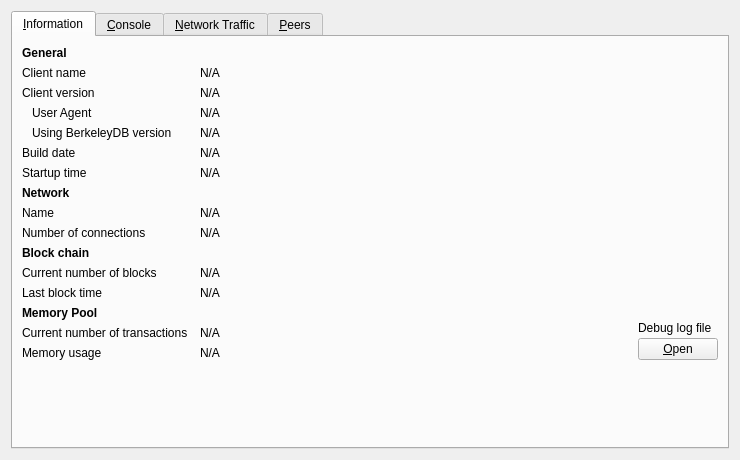
<?xml version="1.0" encoding="UTF-8"?>
<ui version="4.0">
 <class>RPCConsole</class>
 <widget class="QWidget" name="RPCConsole">
  <property name="geometry">
   <rect>
    <x>0</x>
    <y>0</y>
    <width>740</width>
    <height>430</height>
   </rect>
  </property>
  <property name="windowTitle">
   <string>Debug window</string>
  </property>
  <layout class="QVBoxLayout" name="verticalLayout_2">
   <item>
    <widget class="QTabWidget" name="tabWidget">
     <property name="currentIndex">
      <number>0</number>
     </property>
     <widget class="QWidget" name="tab_info">
      <attribute name="title">
       <string>&amp;Information</string>
      </attribute>
      <layout class="QGridLayout" name="gridLayout" columnstretch="0,1,0">
       <property name="horizontalSpacing">
        <number>12</number>
       </property>
       <item row="0" column="0">
        <widget class="QLabel" name="label_9">
         <property name="font">
          <font>
           <weight>75</weight>
           <bold>true</bold>
          </font>
         </property>
         <property name="text">
          <string>General</string>
         </property>
        </widget>
       </item>
       <item row="1" column="0">
        <widget class="QLabel" name="label_5">
         <property name="text">
          <string>Client name</string>
         </property>
        </widget>
       </item>
       <item row="1" column="1" colspan="2">
        <widget class="QLabel" name="clientName">
         <property name="cursor">
          <cursorShape>IBeamCursor</cursorShape>
         </property>
         <property name="text">
          <string>N/A</string>
         </property>
         <property name="textFormat">
          <enum>Qt::PlainText</enum>
         </property>
         <property name="textInteractionFlags">
          <set>Qt::LinksAccessibleByMouse|Qt::TextSelectableByKeyboard|Qt::TextSelectableByMouse</set>
         </property>
        </widget>
       </item>
       <item row="2" column="0">
        <widget class="QLabel" name="label_6">
         <property name="text">
          <string>Client version</string>
         </property>
        </widget>
       </item>
       <item row="2" column="1" colspan="2">
        <widget class="QLabel" name="clientVersion">
         <property name="cursor">
          <cursorShape>IBeamCursor</cursorShape>
         </property>
         <property name="text">
          <string>N/A</string>
         </property>
         <property name="textFormat">
          <enum>Qt::PlainText</enum>
         </property>
         <property name="textInteractionFlags">
          <set>Qt::LinksAccessibleByMouse|Qt::TextSelectableByKeyboard|Qt::TextSelectableByMouse</set>
         </property>
        </widget>
       </item>
       <item row="3" column="0">
        <widget class="QLabel" name="labelClientUserAgent">
         <property name="text">
          <string>User Agent</string>
         </property>
         <property name="indent">
          <number>10</number>
         </property>
        </widget>
       </item>
       <item row="3" column="1" colspan="2">
        <widget class="QLabel" name="clientUserAgent">
         <property name="cursor">
          <cursorShape>IBeamCursor</cursorShape>
         </property>
         <property name="text">
          <string>N/A</string>
         </property>
         <property name="textFormat">
          <enum>Qt::PlainText</enum>
         </property>
         <property name="textInteractionFlags">
          <set>Qt::LinksAccessibleByMouse|Qt::TextSelectableByKeyboard|Qt::TextSelectableByMouse</set>
         </property>
        </widget>
       </item>
       <item row="4" column="0">
        <widget class="QLabel" name="label_berkeleyDBVersion">
         <property name="text">
          <string>Using BerkeleyDB version</string>
         </property>
         <property name="indent">
          <number>10</number>
         </property>
        </widget>
       </item>
       <item row="4" column="1" colspan="2">
        <widget class="QLabel" name="berkeleyDBVersion">
         <property name="cursor">
          <cursorShape>IBeamCursor</cursorShape>
         </property>
         <property name="text">
          <string>N/A</string>
         </property>
         <property name="textFormat">
          <enum>Qt::PlainText</enum>
         </property>
         <property name="textInteractionFlags">
          <set>Qt::LinksAccessibleByMouse|Qt::TextSelectableByKeyboard|Qt::TextSelectableByMouse</set>
         </property>
        </widget>
       </item>
       <item row="5" column="0">
        <widget class="QLabel" name="label_12">
         <property name="text">
          <string>Build date</string>
         </property>
        </widget>
       </item>
       <item row="5" column="1" colspan="2">
        <widget class="QLabel" name="buildDate">
         <property name="cursor">
          <cursorShape>IBeamCursor</cursorShape>
         </property>
         <property name="text">
          <string>N/A</string>
         </property>
         <property name="textFormat">
          <enum>Qt::PlainText</enum>
         </property>
         <property name="textInteractionFlags">
          <set>Qt::LinksAccessibleByMouse|Qt::TextSelectableByKeyboard|Qt::TextSelectableByMouse</set>
         </property>
        </widget>
       </item>
       <item row="6" column="0">
        <widget class="QLabel" name="label_13">
         <property name="text">
          <string>Startup time</string>
         </property>
        </widget>
       </item>
       <item row="6" column="1" colspan="2">
        <widget class="QLabel" name="startupTime">
         <property name="cursor">
          <cursorShape>IBeamCursor</cursorShape>
         </property>
         <property name="text">
          <string>N/A</string>
         </property>
         <property name="textFormat">
          <enum>Qt::PlainText</enum>
         </property>
         <property name="textInteractionFlags">
          <set>Qt::LinksAccessibleByMouse|Qt::TextSelectableByKeyboard|Qt::TextSelectableByMouse</set>
         </property>
        </widget>
       </item>
       <item row="7" column="0">
           <widget class="QLabel" name="labelNetwork">
               <property name="font">
                   <font>
                       <weight>75</weight>
                       <bold>true</bold>
                   </font>
               </property>
               <property name="text">
                   <string>Network</string>
               </property>
           </widget>
       </item>
       <item row="8" column="0">
        <widget class="QLabel" name="label_8">
         <property name="text">
          <string>Name</string>
         </property>
        </widget>
       </item>
       <item row="8" column="1" colspan="2">
        <widget class="QLabel" name="networkName">
         <property name="cursor">
          <cursorShape>IBeamCursor</cursorShape>
         </property>
         <property name="text">
          <string>N/A</string>
         </property>
         <property name="textFormat">
          <enum>Qt::PlainText</enum>
         </property>
         <property name="textInteractionFlags">
          <set>Qt::LinksAccessibleByMouse|Qt::TextSelectableByKeyboard|Qt::TextSelectableByMouse</set>
         </property>
        </widget>
       </item>
       <item row="9" column="0">
        <widget class="QLabel" name="label_7">
         <property name="text">
          <string>Number of connections</string>
         </property>
        </widget>
       </item>
       <item row="9" column="1" colspan="2">
        <widget class="QLabel" name="numberOfConnections">
         <property name="cursor">
          <cursorShape>IBeamCursor</cursorShape>
         </property>
         <property name="text">
          <string>N/A</string>
         </property>
         <property name="textFormat">
          <enum>Qt::PlainText</enum>
         </property>
         <property name="textInteractionFlags">
          <set>Qt::LinksAccessibleByMouse|Qt::TextSelectableByKeyboard|Qt::TextSelectableByMouse</set>
         </property>
        </widget>
       </item>
       <item row="10" column="0">
        <widget class="QLabel" name="label_10">
         <property name="font">
          <font>
           <weight>75</weight>
           <bold>true</bold>
          </font>
         </property>
         <property name="text">
          <string>Block chain</string>
         </property>
        </widget>
       </item>
       <item row="11" column="0">
        <widget class="QLabel" name="label_3">
         <property name="text">
          <string>Current number of blocks</string>
         </property>
        </widget>
       </item>
       <item row="11" column="1" colspan="2">
        <widget class="QLabel" name="numberOfBlocks">
         <property name="cursor">
          <cursorShape>IBeamCursor</cursorShape>
         </property>
         <property name="text">
          <string>N/A</string>
         </property>
         <property name="textFormat">
          <enum>Qt::PlainText</enum>
         </property>
         <property name="textInteractionFlags">
          <set>Qt::LinksAccessibleByMouse|Qt::TextSelectableByKeyboard|Qt::TextSelectableByMouse</set>
         </property>
        </widget>
       </item>
       <item row="12" column="0">
        <widget class="QLabel" name="labelLastBlockTime">
         <property name="text">
          <string>Last block time</string>
         </property>
        </widget>
       </item>
       <item row="12" column="1" colspan="2">
        <widget class="QLabel" name="lastBlockTime">
         <property name="cursor">
          <cursorShape>IBeamCursor</cursorShape>
         </property>
         <property name="text">
          <string>N/A</string>
         </property>
         <property name="textFormat">
          <enum>Qt::PlainText</enum>
         </property>
         <property name="textInteractionFlags">
          <set>Qt::LinksAccessibleByMouse|Qt::TextSelectableByKeyboard|Qt::TextSelectableByMouse</set>
         </property>
        </widget>
       </item>
       <item row="13" column="0">
        <widget class="QLabel" name="labelMempoolTitle">
         <property name="font">
          <font>
           <weight>75</weight>
           <bold>true</bold>
          </font>
         </property>
         <property name="text">
          <string>Memory Pool</string>
         </property>
        </widget>
       </item>
       <item row="14" column="0">
        <widget class="QLabel" name="labelNumberOfTransactions">
         <property name="text">
          <string>Current number of transactions</string>
         </property>
        </widget>
       </item>
       <item row="14" column="1">
        <widget class="QLabel" name="mempoolNumberTxs">
         <property name="cursor">
          <cursorShape>IBeamCursor</cursorShape>
         </property>
         <property name="text">
          <string>N/A</string>
         </property>
         <property name="textFormat">
          <enum>Qt::PlainText</enum>
         </property>
         <property name="textInteractionFlags">
          <set>Qt::LinksAccessibleByMouse|Qt::TextSelectableByKeyboard|Qt::TextSelectableByMouse</set>
         </property>
        </widget>
       </item>
       <item row="15" column="0">
        <widget class="QLabel" name="labelMemoryUsage">
         <property name="text">
          <string>Memory usage</string>
         </property>
        </widget>
       </item>
       <item row="15" column="1">
        <widget class="QLabel" name="mempoolSize">
         <property name="cursor">
          <cursorShape>IBeamCursor</cursorShape>
         </property>
         <property name="text">
          <string>N/A</string>
         </property>
         <property name="textFormat">
          <enum>Qt::PlainText</enum>
         </property>
         <property name="textInteractionFlags">
          <set>Qt::LinksAccessibleByMouse|Qt::TextSelectableByKeyboard|Qt::TextSelectableByMouse</set>
         </property>
        </widget>
       </item>
       <item row="13" column="2" rowspan="3">
        <layout class="QVBoxLayout" name="verticalLayoutDebugButton">
         <property name="spacing">
          <number>3</number>
         </property>
         <item>
          <spacer name="verticalSpacer_2">
           <property name="orientation">
            <enum>Qt::Vertical</enum>
           </property>
           <property name="sizeHint" stdset="0">
            <size>
             <width>10</width>
             <height>5</height>
            </size>
           </property>
          </spacer>
         </item>
         <item>
          <widget class="QLabel" name="labelDebugLogfile">
           <property name="text">
            <string>Debug log file</string>
           </property>
          </widget>
         </item>
         <item>
          <widget class="QPushButton" name="openDebugLogfileButton">
           <property name="toolTip">
            <string>Open the Lovebit Core debug log file from the current data directory. This can take a few seconds for large log files.</string>
           </property>
           <property name="text">
            <string>&amp;Open</string>
           </property>
           <property name="autoDefault">
            <bool>false</bool>
           </property>
          </widget>
         </item>
        </layout>
       </item>
       <item row="16" column="0">
        <spacer name="verticalSpacer">
         <property name="orientation">
          <enum>Qt::Vertical</enum>
         </property>
         <property name="sizeHint" stdset="0">
          <size>
           <width>20</width>
           <height>40</height>
          </size>
         </property>
        </spacer>
       </item>
      </layout>
     </widget>
     <widget class="QWidget" name="tab_console">
      <attribute name="title">
       <string>&amp;Console</string>
      </attribute>
      <layout class="QVBoxLayout" name="verticalLayout_3">
       <property name="spacing">
        <number>3</number>
       </property>
       <item>
        <widget class="QTextEdit" name="messagesWidget">
         <property name="minimumSize">
          <size>
           <width>0</width>
           <height>100</height>
          </size>
         </property>
         <property name="readOnly">
          <bool>true</bool>
         </property>
         <property name="tabKeyNavigation" stdset="0">
          <bool>false</bool>
         </property>
         <property name="columnCount" stdset="0">
          <number>2</number>
         </property>
        </widget>
       </item>
       <item>
        <layout class="QHBoxLayout" name="horizontalLayout">
         <property name="spacing">
          <number>3</number>
         </property>
         <item>
          <widget class="QLabel" name="label">
           <property name="text">
            <string notr="true">&gt;</string>
           </property>
          </widget>
         </item>
         <item>
          <widget class="QLineEdit" name="lineEdit"/>
         </item>
         <item>
          <widget class="QPushButton" name="clearButton">
           <property name="maximumSize">
            <size>
             <width>24</width>
             <height>24</height>
            </size>
           </property>
           <property name="toolTip">
            <string>Clear console</string>
           </property>
           <property name="text">
            <string/>
           </property>
           <property name="icon">
            <iconset resource="../lovebit.qrc">
             <normaloff>:/icons/remove</normaloff>:/icons/remove</iconset>
           </property>
           <property name="shortcut">
            <string notr="true">Ctrl+L</string>
           </property>
           <property name="autoDefault">
            <bool>false</bool>
           </property>
          </widget>
         </item>
        </layout>
       </item>
      </layout>
     </widget>
     <widget class="QWidget" name="tab_nettraffic">
      <attribute name="title">
       <string>&amp;Network Traffic</string>
      </attribute>
      <layout class="QHBoxLayout" name="horizontalLayout_3">
       <item>
        <layout class="QVBoxLayout" name="verticalLayout_4">
         <item>
          <widget class="TrafficGraphWidget" name="trafficGraph" native="true">
           <property name="sizePolicy">
            <sizepolicy hsizetype="Expanding" vsizetype="Expanding">
             <horstretch>0</horstretch>
             <verstretch>0</verstretch>
            </sizepolicy>
           </property>
          </widget>
         </item>
         <item>
          <layout class="QHBoxLayout" name="horizontalLayout_2">
           <item>
            <widget class="QSlider" name="sldGraphRange">
             <property name="minimum">
              <number>1</number>
             </property>
             <property name="maximum">
              <number>288</number>
             </property>
             <property name="pageStep">
              <number>12</number>
             </property>
             <property name="value">
              <number>6</number>
             </property>
             <property name="orientation">
              <enum>Qt::Horizontal</enum>
             </property>
            </widget>
           </item>
           <item>
            <widget class="QLabel" name="lblGraphRange">
             <property name="minimumSize">
              <size>
               <width>100</width>
               <height>0</height>
              </size>
             </property>
             <property name="alignment">
              <set>Qt::AlignCenter</set>
             </property>
            </widget>
           </item>
           <item>
            <widget class="QPushButton" name="btnClearTrafficGraph">
             <property name="text">
              <string>&amp;Clear</string>
             </property>
             <property name="autoDefault">
              <bool>false</bool>
             </property>
            </widget>
           </item>
          </layout>
         </item>
        </layout>
       </item>
       <item>
        <layout class="QVBoxLayout" name="verticalLayout">
         <item>
          <widget class="QGroupBox" name="groupBox">
           <property name="title">
            <string>Totals</string>
           </property>
           <layout class="QVBoxLayout" name="verticalLayout_5">
            <item>
             <layout class="QHBoxLayout" name="horizontalLayout_4">
              <item>
               <widget class="Line" name="line">
                <property name="sizePolicy">
                 <sizepolicy hsizetype="Fixed" vsizetype="Fixed">
                  <horstretch>0</horstretch>
                  <verstretch>0</verstretch>
                 </sizepolicy>
                </property>
                <property name="minimumSize">
                 <size>
                  <width>10</width>
                  <height>0</height>
                 </size>
                </property>
                <property name="palette">
                 <palette>
                  <active>
                   <colorrole role="Light">
                    <brush brushstyle="SolidPattern">
                     <color alpha="255">
                      <red>0</red>
                      <green>255</green>
                      <blue>0</blue>
                     </color>
                    </brush>
                   </colorrole>
                  </active>
                  <inactive>
                   <colorrole role="Light">
                    <brush brushstyle="SolidPattern">
                     <color alpha="255">
                      <red>0</red>
                      <green>255</green>
                      <blue>0</blue>
                     </color>
                    </brush>
                   </colorrole>
                  </inactive>
                  <disabled>
                   <colorrole role="Light">
                    <brush brushstyle="SolidPattern">
                     <color alpha="255">
                      <red>0</red>
                      <green>255</green>
                      <blue>0</blue>
                     </color>
                    </brush>
                   </colorrole>
                  </disabled>
                 </palette>
                </property>
                <property name="orientation">
                 <enum>Qt::Horizontal</enum>
                </property>
               </widget>
              </item>
              <item>
               <widget class="QLabel" name="label_16">
                <property name="text">
                 <string>Received</string>
                </property>
               </widget>
              </item>
              <item>
               <widget class="QLabel" name="lblBytesIn">
                <property name="minimumSize">
                 <size>
                  <width>50</width>
                  <height>0</height>
                 </size>
                </property>
                <property name="alignment">
                 <set>Qt::AlignRight|Qt::AlignTrailing|Qt::AlignVCenter</set>
                </property>
               </widget>
              </item>
             </layout>
            </item>
            <item>
             <layout class="QHBoxLayout" name="horizontalLayout_5">
              <item>
               <widget class="Line" name="line_2">
                <property name="sizePolicy">
                 <sizepolicy hsizetype="Fixed" vsizetype="Fixed">
                  <horstretch>0</horstretch>
                  <verstretch>0</verstretch>
                 </sizepolicy>
                </property>
                <property name="minimumSize">
                 <size>
                  <width>10</width>
                  <height>0</height>
                 </size>
                </property>
                <property name="palette">
                 <palette>
                  <active>
                   <colorrole role="Light">
                    <brush brushstyle="SolidPattern">
                     <color alpha="255">
                      <red>255</red>
                      <green>0</green>
                      <blue>0</blue>
                     </color>
                    </brush>
                   </colorrole>
                  </active>
                  <inactive>
                   <colorrole role="Light">
                    <brush brushstyle="SolidPattern">
                     <color alpha="255">
                      <red>255</red>
                      <green>0</green>
                      <blue>0</blue>
                     </color>
                    </brush>
                   </colorrole>
                  </inactive>
                  <disabled>
                   <colorrole role="Light">
                    <brush brushstyle="SolidPattern">
                     <color alpha="255">
                      <red>255</red>
                      <green>0</green>
                      <blue>0</blue>
                     </color>
                    </brush>
                   </colorrole>
                  </disabled>
                 </palette>
                </property>
                <property name="orientation">
                 <enum>Qt::Horizontal</enum>
                </property>
               </widget>
              </item>
              <item>
               <widget class="QLabel" name="label_17">
                <property name="text">
                 <string>Sent</string>
                </property>
               </widget>
              </item>
              <item>
               <widget class="QLabel" name="lblBytesOut">
                <property name="minimumSize">
                 <size>
                  <width>50</width>
                  <height>0</height>
                 </size>
                </property>
                <property name="alignment">
                 <set>Qt::AlignRight|Qt::AlignTrailing|Qt::AlignVCenter</set>
                </property>
               </widget>
              </item>
             </layout>
            </item>
            <item>
             <spacer name="verticalSpacer_4">
              <property name="orientation">
               <enum>Qt::Vertical</enum>
              </property>
              <property name="sizeHint" stdset="0">
               <size>
                <width>20</width>
                <height>407</height>
               </size>
              </property>
             </spacer>
            </item>
           </layout>
          </widget>
         </item>
        </layout>
       </item>
      </layout>
     </widget>
     <widget class="QWidget" name="tab_peers">
      <attribute name="title">
       <string>&amp;Peers</string>
      </attribute>
      <layout class="QGridLayout" name="gridLayout_2">
       <item row="0" column="0" rowspan="2">
        <layout class="QVBoxLayout" name="verticalLayout_101">
         <property name="spacing">
          <number>0</number>
         </property>
         <item>
          <widget class="QTableView" name="peerWidget">
           <property name="horizontalScrollBarPolicy">
            <enum>Qt::ScrollBarAsNeeded</enum>
           </property>
           <property name="sortingEnabled">
            <bool>true</bool>
           </property>
           <attribute name="horizontalHeaderHighlightSections">
            <bool>false</bool>
           </attribute>
          </widget>
         </item>
         <item>
          <widget class="QLabel" name="banHeading">
           <property name="sizePolicy">
            <sizepolicy hsizetype="Preferred" vsizetype="Minimum">
             <horstretch>0</horstretch>
             <verstretch>0</verstretch>
            </sizepolicy>
           </property>
           <property name="minimumSize">
            <size>
             <width>300</width>
             <height>32</height>
            </size>
           </property>
           <property name="maximumSize">
            <size>
             <width>16777215</width>
             <height>32</height>
            </size>
           </property>
           <property name="font">
            <font>
             <pointsize>12</pointsize>
            </font>
           </property>
           <property name="cursor">
            <cursorShape>IBeamCursor</cursorShape>
           </property>
           <property name="text">
            <string>Banned peers</string>
           </property>
           <property name="alignment">
            <set>Qt::AlignBottom|Qt::AlignLeading|Qt::AlignLeft</set>
           </property>
           <property name="wordWrap">
            <bool>true</bool>
           </property>
           <property name="textInteractionFlags">
            <set>Qt::NoTextInteraction</set>
           </property>
          </widget>
         </item>
         <item>
          <widget class="QTableView" name="banlistWidget">
           <property name="sizePolicy">
            <sizepolicy hsizetype="Expanding" vsizetype="Expanding">
             <horstretch>0</horstretch>
             <verstretch>0</verstretch>
            </sizepolicy>
           </property>
           <property name="horizontalScrollBarPolicy">
            <enum>Qt::ScrollBarAsNeeded</enum>
           </property>
           <property name="sortingEnabled">
            <bool>true</bool>
           </property>
           <attribute name="horizontalHeaderHighlightSections">
            <bool>false</bool>
           </attribute>
          </widget>
         </item>
        </layout>
       </item>
       <item row="0" column="1">
        <widget class="QLabel" name="peerHeading">
         <property name="sizePolicy">
          <sizepolicy hsizetype="Preferred" vsizetype="Minimum">
           <horstretch>0</horstretch>
           <verstretch>0</verstretch>
          </sizepolicy>
         </property>
         <property name="minimumSize">
          <size>
           <width>300</width>
           <height>32</height>
          </size>
         </property>
         <property name="font">
          <font>
           <pointsize>10</pointsize>
          </font>
         </property>
         <property name="cursor">
          <cursorShape>IBeamCursor</cursorShape>
         </property>
         <property name="text">
          <string>Select a peer to view detailed information.</string>
         </property>
         <property name="alignment">
          <set>Qt::AlignHCenter|Qt::AlignTop</set>
         </property>
         <property name="wordWrap">
          <bool>true</bool>
         </property>
         <property name="textInteractionFlags">
          <set>Qt::LinksAccessibleByMouse|Qt::TextSelectableByKeyboard|Qt::TextSelectableByMouse</set>
         </property>
        </widget>
       </item>
       <item row="1" column="1">
        <widget class="QWidget" name="detailWidget" native="true">
         <property name="minimumSize">
          <size>
           <width>300</width>
           <height>0</height>
          </size>
         </property>
         <layout class="QGridLayout" name="gridLayout_3">
          <item row="0" column="0">
           <widget class="QLabel" name="label_30">
            <property name="text">
             <string>Whitelisted</string>
            </property>
           </widget>
          </item>
          <item row="0" column="2">
           <widget class="QLabel" name="peerWhitelisted">
            <property name="cursor">
             <cursorShape>IBeamCursor</cursorShape>
            </property>
            <property name="text">
             <string>N/A</string>
            </property>
            <property name="textFormat">
             <enum>Qt::PlainText</enum>
            </property>
            <property name="textInteractionFlags">
             <set>Qt::LinksAccessibleByMouse|Qt::TextSelectableByKeyboard|Qt::TextSelectableByMouse</set>
            </property>
           </widget>
          </item>
          <item row="1" column="0">
           <widget class="QLabel" name="label_23">
            <property name="text">
             <string>Direction</string>
            </property>
           </widget>
          </item>
          <item row="1" column="2">
           <widget class="QLabel" name="peerDirection">
            <property name="cursor">
             <cursorShape>IBeamCursor</cursorShape>
            </property>
            <property name="text">
             <string>N/A</string>
            </property>
            <property name="textFormat">
             <enum>Qt::PlainText</enum>
            </property>
            <property name="textInteractionFlags">
             <set>Qt::LinksAccessibleByMouse|Qt::TextSelectableByKeyboard|Qt::TextSelectableByMouse</set>
            </property>
           </widget>
          </item>
          <item row="2" column="0">
           <widget class="QLabel" name="label_21">
            <property name="text">
             <string>Version</string>
            </property>
           </widget>
          </item>
          <item row="2" column="2">
           <widget class="QLabel" name="peerVersion">
            <property name="cursor">
             <cursorShape>IBeamCursor</cursorShape>
            </property>
            <property name="text">
             <string>N/A</string>
            </property>
            <property name="textFormat">
             <enum>Qt::PlainText</enum>
            </property>
            <property name="textInteractionFlags">
             <set>Qt::LinksAccessibleByMouse|Qt::TextSelectableByKeyboard|Qt::TextSelectableByMouse</set>
            </property>
           </widget>
          </item>
          <item row="3" column="0">
           <widget class="QLabel" name="label_28">
            <property name="text">
             <string>User Agent</string>
            </property>
           </widget>
          </item>
          <item row="3" column="2">
           <widget class="QLabel" name="peerSubversion">
            <property name="cursor">
             <cursorShape>IBeamCursor</cursorShape>
            </property>
            <property name="text">
             <string>N/A</string>
            </property>
            <property name="textFormat">
             <enum>Qt::PlainText</enum>
            </property>
            <property name="textInteractionFlags">
             <set>Qt::LinksAccessibleByMouse|Qt::TextSelectableByKeyboard|Qt::TextSelectableByMouse</set>
            </property>
           </widget>
          </item>
          <item row="4" column="0">
           <widget class="QLabel" name="label_4">
            <property name="text">
             <string>Services</string>
            </property>
           </widget>
          </item>
          <item row="4" column="2">
           <widget class="QLabel" name="peerServices">
            <property name="cursor">
             <cursorShape>IBeamCursor</cursorShape>
            </property>
            <property name="text">
             <string>N/A</string>
            </property>
            <property name="textFormat">
             <enum>Qt::PlainText</enum>
            </property>
            <property name="textInteractionFlags">
             <set>Qt::LinksAccessibleByMouse|Qt::TextSelectableByKeyboard|Qt::TextSelectableByMouse</set>
            </property>
           </widget>
          </item>
          <item row="5" column="0">
           <widget class="QLabel" name="label_29">
            <property name="text">
             <string>Starting Block</string>
            </property>
           </widget>
          </item>
          <item row="5" column="2">
           <widget class="QLabel" name="peerHeight">
            <property name="cursor">
             <cursorShape>IBeamCursor</cursorShape>
            </property>
            <property name="text">
             <string>N/A</string>
            </property>
            <property name="textFormat">
             <enum>Qt::PlainText</enum>
            </property>
            <property name="textInteractionFlags">
             <set>Qt::LinksAccessibleByMouse|Qt::TextSelectableByKeyboard|Qt::TextSelectableByMouse</set>
            </property>
           </widget>
          </item>
          <item row="6" column="0">
           <widget class="QLabel" name="label_27">
            <property name="text">
             <string>Synced Headers</string>
            </property>
           </widget>
          </item>
          <item row="6" column="2">
           <widget class="QLabel" name="peerSyncHeight">
            <property name="cursor">
             <cursorShape>IBeamCursor</cursorShape>
            </property>
            <property name="text">
             <string>N/A</string>
            </property>
            <property name="textFormat">
             <enum>Qt::PlainText</enum>
            </property>
            <property name="textInteractionFlags">
             <set>Qt::LinksAccessibleByMouse|Qt::TextSelectableByKeyboard|Qt::TextSelectableByMouse</set>
            </property>
           </widget>
          </item>
          <item row="7" column="0">
           <widget class="QLabel" name="label_25">
            <property name="text">
             <string>Synced Blocks</string>
            </property>
           </widget>
          </item>
          <item row="7" column="2">
           <widget class="QLabel" name="peerCommonHeight">
            <property name="cursor">
             <cursorShape>IBeamCursor</cursorShape>
            </property>
            <property name="text">
             <string>N/A</string>
            </property>
            <property name="textFormat">
             <enum>Qt::PlainText</enum>
            </property>
            <property name="textInteractionFlags">
             <set>Qt::LinksAccessibleByMouse|Qt::TextSelectableByKeyboard|Qt::TextSelectableByMouse</set>
            </property>
           </widget>
          </item>
          <item row="8" column="0">
           <widget class="QLabel" name="label_24">
            <property name="text">
             <string>Ban Score</string>
            </property>
           </widget>
          </item>
          <item row="8" column="2">
           <widget class="QLabel" name="peerBanScore">
            <property name="cursor">
             <cursorShape>IBeamCursor</cursorShape>
            </property>
            <property name="text">
             <string>N/A</string>
            </property>
            <property name="textFormat">
             <enum>Qt::PlainText</enum>
            </property>
            <property name="textInteractionFlags">
             <set>Qt::LinksAccessibleByMouse|Qt::TextSelectableByKeyboard|Qt::TextSelectableByMouse</set>
            </property>
           </widget>
          </item>
          <item row="9" column="0">
           <widget class="QLabel" name="label_22">
            <property name="text">
             <string>Connection Time</string>
            </property>
           </widget>
          </item>
          <item row="9" column="2">
           <widget class="QLabel" name="peerConnTime">
            <property name="cursor">
             <cursorShape>IBeamCursor</cursorShape>
            </property>
            <property name="text">
             <string>N/A</string>
            </property>
            <property name="textFormat">
             <enum>Qt::PlainText</enum>
            </property>
            <property name="textInteractionFlags">
             <set>Qt::LinksAccessibleByMouse|Qt::TextSelectableByKeyboard|Qt::TextSelectableByMouse</set>
            </property>
           </widget>
          </item>
          <item row="10" column="0">
           <widget class="QLabel" name="label_15">
            <property name="text">
             <string>Last Send</string>
            </property>
           </widget>
          </item>
          <item row="10" column="2">
           <widget class="QLabel" name="peerLastSend">
            <property name="cursor">
             <cursorShape>IBeamCursor</cursorShape>
            </property>
            <property name="text">
             <string>N/A</string>
            </property>
            <property name="textFormat">
             <enum>Qt::PlainText</enum>
            </property>
            <property name="textInteractionFlags">
             <set>Qt::LinksAccessibleByMouse|Qt::TextSelectableByKeyboard|Qt::TextSelectableByMouse</set>
            </property>
           </widget>
          </item>
          <item row="11" column="0">
           <widget class="QLabel" name="label_19">
            <property name="text">
             <string>Last Receive</string>
            </property>
           </widget>
          </item>
          <item row="11" column="2">
           <widget class="QLabel" name="peerLastRecv">
            <property name="cursor">
             <cursorShape>IBeamCursor</cursorShape>
            </property>
            <property name="text">
             <string>N/A</string>
            </property>
            <property name="textFormat">
             <enum>Qt::PlainText</enum>
            </property>
            <property name="textInteractionFlags">
             <set>Qt::LinksAccessibleByMouse|Qt::TextSelectableByKeyboard|Qt::TextSelectableByMouse</set>
            </property>
           </widget>
          </item>
          <item row="12" column="0">
           <widget class="QLabel" name="label_18">
            <property name="text">
             <string>Sent</string>
            </property>
           </widget>
          </item>
          <item row="12" column="2">
           <widget class="QLabel" name="peerBytesSent">
            <property name="cursor">
             <cursorShape>IBeamCursor</cursorShape>
            </property>
            <property name="text">
             <string>N/A</string>
            </property>
            <property name="textFormat">
             <enum>Qt::PlainText</enum>
            </property>
            <property name="textInteractionFlags">
             <set>Qt::LinksAccessibleByMouse|Qt::TextSelectableByKeyboard|Qt::TextSelectableByMouse</set>
            </property>
           </widget>
          </item>
          <item row="13" column="0">
           <widget class="QLabel" name="label_20">
            <property name="text">
             <string>Received</string>
            </property>
           </widget>
          </item>
          <item row="13" column="2">
           <widget class="QLabel" name="peerBytesRecv">
            <property name="cursor">
             <cursorShape>IBeamCursor</cursorShape>
            </property>
            <property name="text">
             <string>N/A</string>
            </property>
            <property name="textFormat">
             <enum>Qt::PlainText</enum>
            </property>
            <property name="textInteractionFlags">
             <set>Qt::LinksAccessibleByMouse|Qt::TextSelectableByKeyboard|Qt::TextSelectableByMouse</set>
            </property>
           </widget>
          </item>
          <item row="14" column="0">
           <widget class="QLabel" name="label_26">
            <property name="text">
             <string>Ping Time</string>
            </property>
           </widget>
          </item>
          <item row="14" column="2">
           <widget class="QLabel" name="peerPingTime">
            <property name="cursor">
             <cursorShape>IBeamCursor</cursorShape>
            </property>
            <property name="text">
             <string>N/A</string>
            </property>
            <property name="textFormat">
             <enum>Qt::PlainText</enum>
            </property>
            <property name="textInteractionFlags">
             <set>Qt::LinksAccessibleByMouse|Qt::TextSelectableByKeyboard|Qt::TextSelectableByMouse</set>
            </property>
           </widget>
          </item>
          <item row="15" column="0">
           <widget class="QLabel" name="peerPingWaitLabel">
            <property name="toolTip">
             <string>The duration of a currently outstanding ping.</string>
            </property>
            <property name="text">
             <string>Ping Wait</string>
            </property>
           </widget>
          </item>
          <item row="15" column="2">
           <widget class="QLabel" name="peerPingWait">
            <property name="cursor">
             <cursorShape>IBeamCursor</cursorShape>
            </property>
            <property name="text">
             <string>N/A</string>
            </property>
            <property name="textFormat">
             <enum>Qt::PlainText</enum>
            </property>
            <property name="textInteractionFlags">
             <set>Qt::LinksAccessibleByMouse|Qt::TextSelectableByKeyboard|Qt::TextSelectableByMouse</set>
            </property>
           </widget>
          </item>
          <item row="16" column="0">
           <widget class="QLabel" name="label_timeoffset">
            <property name="text">
             <string>Time Offset</string>
            </property>
           </widget>
          </item>
          <item row="16" column="2">
           <widget class="QLabel" name="timeoffset">
            <property name="cursor">
             <cursorShape>IBeamCursor</cursorShape>
            </property>
            <property name="text">
             <string>N/A</string>
            </property>
            <property name="textFormat">
             <enum>Qt::PlainText</enum>
            </property>
            <property name="textInteractionFlags">
             <set>Qt::LinksAccessibleByMouse|Qt::TextSelectableByKeyboard|Qt::TextSelectableByMouse</set>
            </property>
           </widget>
          </item>
          <item row="17" column="1">
           <spacer name="verticalSpacer_3">
            <property name="orientation">
             <enum>Qt::Vertical</enum>
            </property>
            <property name="sizeHint" stdset="0">
             <size>
              <width>20</width>
              <height>40</height>
             </size>
            </property>
           </spacer>
          </item>
         </layout>
        </widget>
       </item>
      </layout>
     </widget>
    </widget>
   </item>
  </layout>
 </widget>
 <customwidgets>
  <customwidget>
   <class>TrafficGraphWidget</class>
   <extends>QWidget</extends>
   <header>trafficgraphwidget.h</header>
   <container>1</container>
   <slots>
    <slot>clear()</slot>
   </slots>
  </customwidget>
 </customwidgets>
 <resources>
  <include location="../lovebit.qrc"/>
 </resources>
 <connections/>
</ui>
